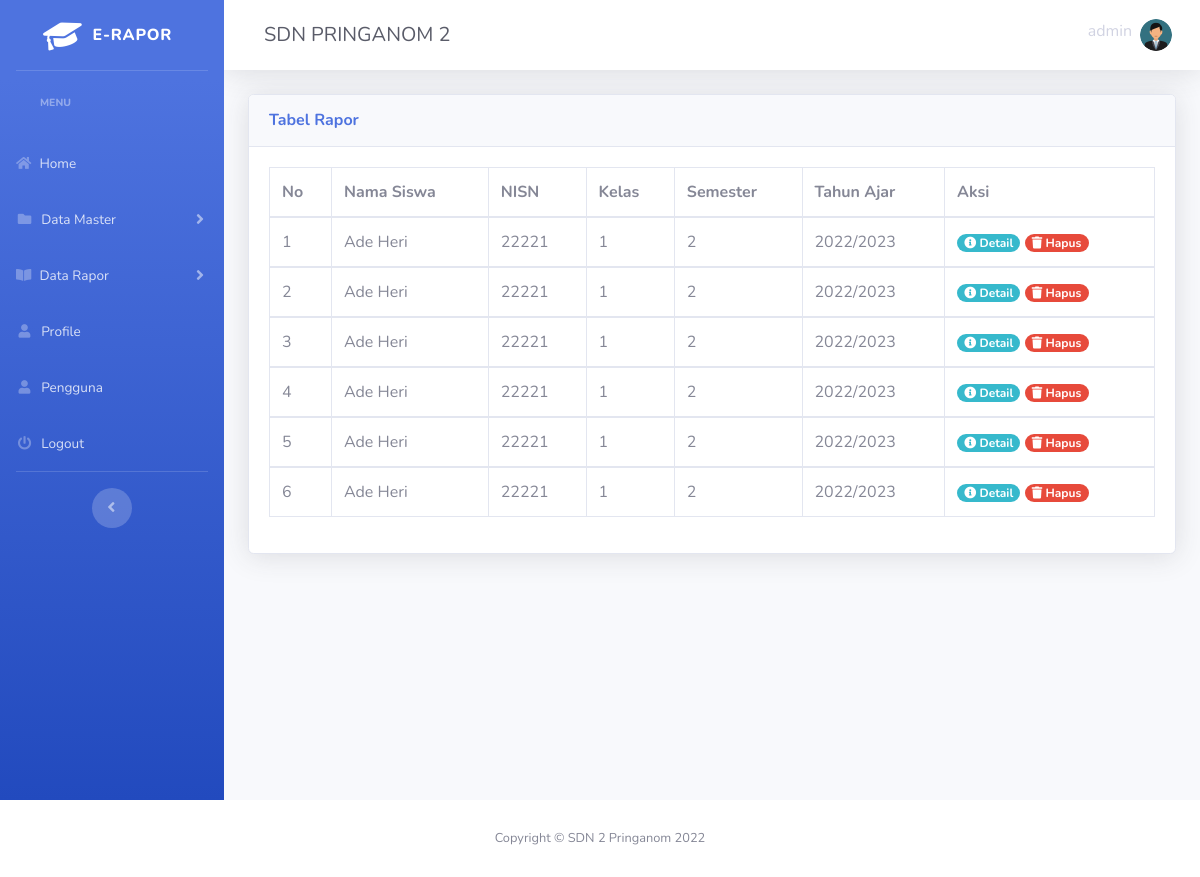
The app's page /admin/pages/rapor/index.php?kls=1 (signed in) with its own data.
### tables this page shows
CREATE TABLE `users` (
  `id_user` int(11) NOT NULL,
  `username` varchar(45) NOT NULL,
  `password` varchar(50) NOT NULL,
  `level` int(11) NOT NULL,
  `nama` varchar(50) NOT NULL,
  `foto` varchar(50) NOT NULL,
  `kelas` varchar(3) NOT NULL,
  `id` int(11) NOT NULL
);

CREATE TABLE `nilai` (
  `id_nilai` int(11) NOT NULL,
  `nama_siswa` varchar(50) NOT NULL,
  `nisn` int(11) NOT NULL,
  `nis` varchar(11) NOT NULL,
  `nama_kelas` varchar(25) NOT NULL,
  `id_semester` int(11) NOT NULL,
  `tahun_ajar` varchar(25) NOT NULL,
  `nama_mapel` varchar(150) NOT NULL,
  `spiritual` text NOT NULL,
  `sosial` text NOT NULL,
  `nilai_pengetahuan` int(3) NOT NULL,
  `ket_pengetahuan` text NOT NULL,
  `nilai_ketrampilan` int(3) NOT NULL,
  `ket_ketrampilan` text NOT NULL,
  `tinggi` int(11) NOT NULL,
  `berat` int(11) NOT NULL,
  `tinggi2` int(3) NOT NULL,
  `berat2` int(3) NOT NULL,
  `penglihatan` varchar(50) NOT NULL,
  `pendengaran` varchar(50) NOT NULL,
  `gigi` varchar(50) NOT NULL,
  `kesenian` varchar(50) NOT NULL,
  `olahraga` varchar(50) NOT NULL,
  `saran` text NOT NULL,
  `ekstra` varchar(50) NOT NULL,
  `ktrg_nekstra` text NOT NULL,
  `sakit` int(2) NOT NULL,
  `izin` int(2) NOT NULL,
  `alfa` int(2) NOT NULL,
  `keputusan` varchar(50) NOT NULL,
  `kd_raport` varchar(255) NOT NULL
);

### function.php (called while the page is built, shortened)
<?php
function encryptId($id)
{
    $encryption_key = "Kunc1Enkr1ps1@2023";
    $iv = openssl_random_pseudo_bytes(openssl_cipher_iv_length('aes-256-cbc'));
    $encrypted = openssl_encrypt($id, 'aes-256-cbc', $encryption_key, 0, $iv);
    return base64_encode($encrypted . '::' . $iv);
}

### admin/pages/rapor/index.php (the view, shortened to what this page needs)
<?php
include_once('../../../function.php');
include_once('../template/header.php');
if(isset($_GET['kls'])) {
    $klas = $_GET['kls'];
$nilai = mysqli_query($koneksi, "SELECT `id_nilai`, `nama_siswa`, `nisn`, `nama_kelas`, `id_semester`, `tahun_ajar`, `nama_mapel`, `spiritual`, `sosial`, `nilai_pengetahuan`, `ket_pengetahuan`, `nilai_ketrampilan`, `ket_ketrampilan`, `tinggi`, `berat`, `penglihatan`, `pendengaran`, `gigi`, `kesenian`, `olahraga`, `saran`, `ekstra`, `ktrg_nekstra`, `sakit`, `izin`, `alfa`, `kd_raport`, `nis` FROM nilai WHERE nama_kelas = '$klas' GROUP BY kd_raport ");
} else {
    echo "Kelas tidak ditemukan";
}
?>
<div class="container-fluid">
    <div class="card shadow mb-4">
        <div class="card-header py-3">
            <h6 class="m-0 font-weight-bold text-primary">Tabel Rapor</h6>
        </div>
        <div class="card-body">
            <div class="table-responsive">
                <table class="table table-bordered" id="dataTable" width="100%" cellspacing="0">
                    <thead>
                        <tr>
                            <th>No</th>
                            <th>Nama Siswa</th>
                            <th>NISN</th>
                            <th>Kelas</th>
                            <th>Semester</th>
                            <th>Tahun Ajar</th>
                            <th>Aksi</th>
                        </tr>
                    </thead>
                    <tbody>
                        <?php $i = 1;
                        while ($tampil = mysqli_fetch_assoc($nilai)) : ?>
                            <tr>
                                <td><?= $i++; ?></td>
                                <td><?= $tampil['nama_siswa'] ?></td>
                                <td><?= $tampil['nisn'] ?></td>
                                <td><?= $tampil['nama_kelas'] ?></td>
                                <td><?= $tampil['id_semester'] ?></td>
                                <td><?= $tampil['tahun_ajar'] ?></td>
                                <td>
                                <a href="detail.php?kd_raport=<?= encryptId($tampil["kd_raport"]); ?>&kls=<?= $klas ?>" class="badge badge-info badge-pill"><i class="fa fa-info-circle" aria-hidden="true"></i><span></span> Detail</a>
                                    <a href="hapus.php?kd_raport=<?= encryptId($tampil["kd_raport"]); ?>&kls=<?= $_GET['kls'] ?>" class="badge badge-danger badge-pill" onclick="return confirm('Apakah anda yakin ingin menghapus?');"><i class="fa fa-trash" aria-hidden="true"></i> <span></span> Hapus</a>
                                </td>
                            </tr>
                    </tbody>
                <?php endwhile; ?>
                </table>
            </div>
        </div>
    </div>
</div>
</div>
</div>
</div>
<?php include '../template/footer.php' ?>

### admin/pages/template/header.php (shortened to what this page needs)
<?php
$koneksi = mysqli_connect('localhost', 'root', '', 'raport_sd');
?>
<!DOCTYPE html>
<html lang="en">
<head>
    <link href="../../../asset/vendor/fontawesome-free/css/all.min.css" rel="stylesheet" type="text/css">
    <link href="../../../asset/css/bootstrap.css" rel="stylesheet">
</head>
<body id="page-top">
    <div id="wrapper">
        <ul class="navbar-nav bg-gradient-primary sidebar sidebar-dark accordion " id="accordionSidebar">
            <a class="sidebar-brand d-flex align-items-center justify-content-center" href="#">
                <div class="sidebar-brand-icon rotate-n-15">
                    <i class="fas fa-graduation-cap"></i>
                </div>
                <div class="sidebar-brand-text mx-2">E-Rapor</div>
            </a>
            <hr class="sidebar-divider my-0">
            <div class="sidebar-heading m-4">
                Menu
            </div>
            <li class="nav-item">
                <a class="nav-link collapsed" href="../informasi/index.php" aria-expanded="true" aria-controls="collapsePages">
                    <i class="fas fa fa-home"></i>
                    <span>Home</span></a>
            </li>
            <li class="nav-item">
                <a class="nav-link collapsed" href="#" data-toggle="collapse" data-target="#collapsePages" aria-expanded="true" aria-controls="collapsePages">
                    <i class="fas fa-fw fa-folder"></i>
                    <span> Data Master</span>
                </a>
            </li>
               <li class="nav-item">
                <a class="nav-link collapsed" href="#" data-toggle="collapse" data-target="#collapsePage" aria-expanded="true" aria-controls="collapsePage">
                    <i class="fas fa-book-open"></i>
                    <span> Data Rapor</span></a>
            </li>
            <li class="nav-item">
                <a class="nav-link" href="../profil_user/">
                    <i class="fas fa-fw fa-user"></i>
                    <span>Profile</span></a>
            </li>
            <li class="nav-item">
                <a class="nav-link" href="../../pages/user/">
                    <i class="fas fa-fw fa-user"></i>
                    <span>Pengguna</span></a>
            </li>
            <li class="nav-item">
                <a class="nav-link" href="#" data-toggle="modal" data-target="#logoutModal">
                    <i class="fas fa-fw fa-power-off"></i>
                    <span>Logout</span></a>
            </li>
            <hr class="sidebar-divider d-none d-md-block">
            <div class="text-center d-none d-md-inline">
                <button class="rounded-circle border-0" id="sidebarToggle"></button>
            </div>
        </ul>
        <div id="content-wrapper" class="d-flex flex-column">
            <div id="content">
                <nav class="navbar navbar-expand navbar-light bg-white topbar mb-4 static-top shadow">
                    <h4 class="h5 m-4 text-gray-800"> SDN PRINGANOM 2</h4>
                    <ul class="navbar-nav ml-auto">
                        <li class="nav-item dropdown no-arrow">
                            <a class="nav-link dropdown-toggle" href="#" id="userDropdown" role="button" data-toggle="dropdown" aria-haspopup="true" aria-expanded="false">
                                <p class="mr-2 mt-2 d-none d-lg-inline text-600 "><?= $_SESSION['username'] ?></p>
                                <?php
                                $id = $_SESSION['id'];
                                $saya = mysqli_query($koneksi, "SELECT * FROM users WHERE id_user= '$id'");
                                while ($sy  = mysqli_fetch_assoc($saya)) {
                                ?>
                                    <?php
                                    if ($sy['foto'] == "") {
                                    ?>
                                        <img class="img-profile rounded-circle" src="../../../asset/img/sistem/user.png" width="15px">
                                    <?php
                                    } else {
                                    ?>
                                        <img class="img-profile rounded-circle" src="../../../asset/img/profil/<?= $sy['foto']; ?> " width="15px">
                                    <?php
                                    }
                                    ?>
                            </a>
                        <?php } ?>
                        </li>
                    </ul>
                </nav>

### admin/pages/template/footer.php (shortened to what this page needs)
</body>
<footer class="sticky-footer bg-white">
    <div class="container my-auto">
        <div class="copyright text-center">
            <span>Copyright &copy; SDN 2 Pringanom 2022</span>
        </div>
    </div>
</footer>
</html>

### records on screen
nilai: nama_siswa "Ade Heri", nisn "22221", nama_kelas "1", id_semester "2", tahun_ajar "2022/2023"
nilai: nama_siswa "Ade Heri", nisn "22221", nama_kelas "1", id_semester "2", tahun_ajar "2022/2023"
nilai: nama_siswa "Ade Heri", nisn "22221", nama_kelas "1", id_semester "2", tahun_ajar "2022/2023"
nilai: nama_siswa "Ade Heri", nisn "22221", nama_kelas "1", id_semester "2", tahun_ajar "2022/2023"
nilai: nama_siswa "Ade Heri", nisn "22221", nama_kelas "1", id_semester "2", tahun_ajar "2022/2023"
nilai: nama_siswa "Ade Heri", nisn "22221", nama_kelas "1", id_semester "2", tahun_ajar "2022/2023"

### other values on screen
$_SESSION['username'] "admin"
